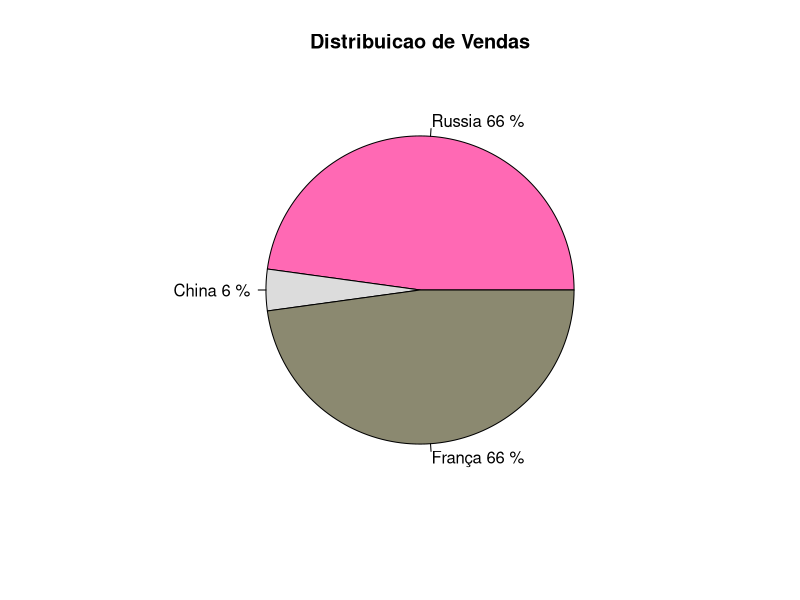
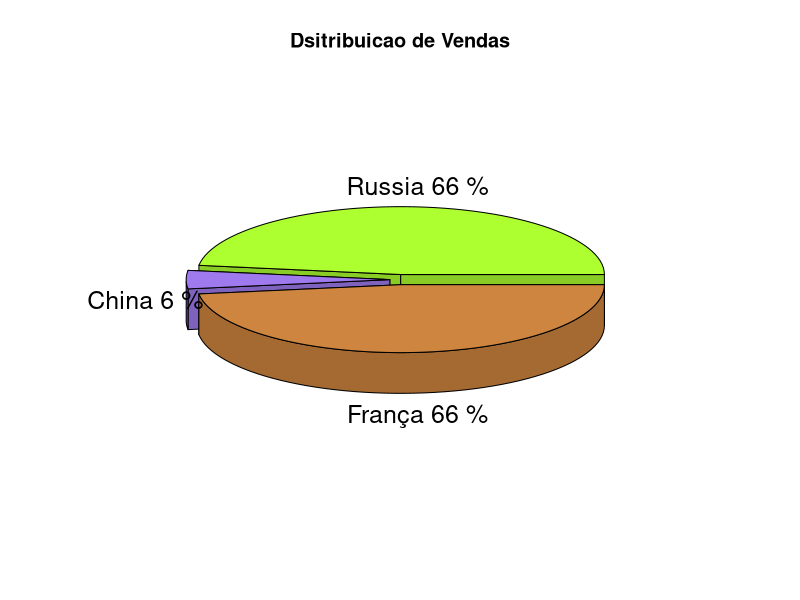

The R script that drew these images, in order:

# Criando as fatias
fatias <- c(66, 6, 66)

# Nomeando os labels
paises <- c("Russia", "China", "França")

# Unindo paises e fatia
paises <- paste(paises, fatias)

# Incluindo mais detalhes no label
paises <- paste(paises, "%")


# Construindo o grafico de pizza
pie(fatias, labels = paises,
    col = c("hotpink", "gainsboro", "lemonchiffon4"), 
    main ="Distribuicao de Vendas")



# 3D
install.packages("plotrix")
library(plotrix)

pie3D(fatias, labels = paises, explode = 0.05,
      col = c("greenyellow", "mediumpurple2", "tan3"), 
      main = "Dsitribuicao de Vendas")


